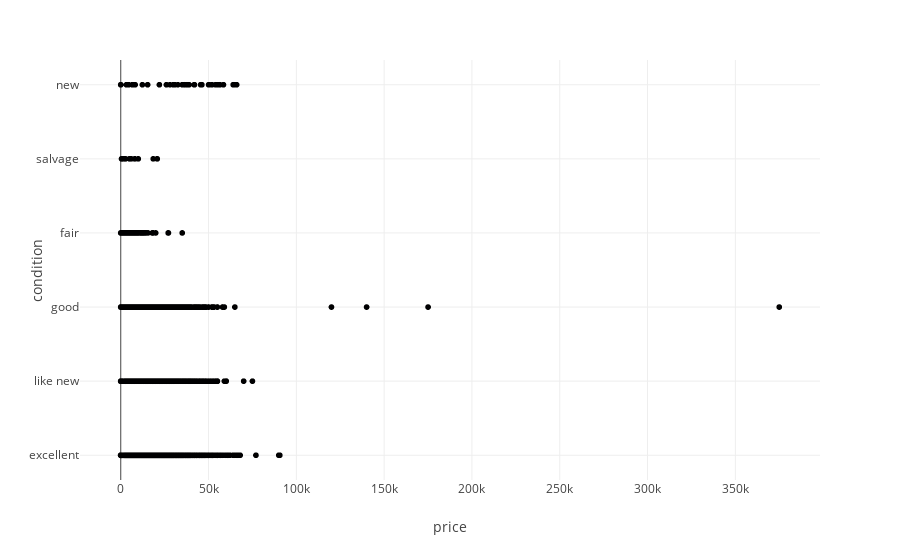

The code cell stored with this chart in its notebook:
### Markdown cell above
Most of the cars for sale are larger vehicles with trucks and SUV being the two most common.

### Code cell
condition_price = px.scatter(df, x = "price", y = "condition")
condition_price.show()

st.plotly_chart(condition_price)

### Figure 1 — Plotly figure (JSON) as saved in the notebook; plotly's stock layout.template omitted (floating-point values rounded to 4 significant figures; data arrays with more than 128 entries replaced by an {"elided": "..."} marker saying what was removed)
{"data": [{"hovertemplate": "price=%{x}<br>condition=%{y}<extra></extra>", "legendgroup": "", "marker": {"color": "#000001", "symbol": "circle"}, "mode": "markers", "name": "", "showlegend": false, "type": "scattergl", "x": {"elided": "14852 int values"}, "xaxis": "x", "y": {"elided": "14852 str values"}, "yaxis": "y"}], "layout": {"legend": {"tracegroupgap": 0}, "margin": {"t": 60}, "xaxis": {"anchor": "y", "domain": [0, 1], "title": {"text": "price"}}, "yaxis": {"anchor": "x", "domain": [0, 1], "title": {"text": "condition"}}}}
